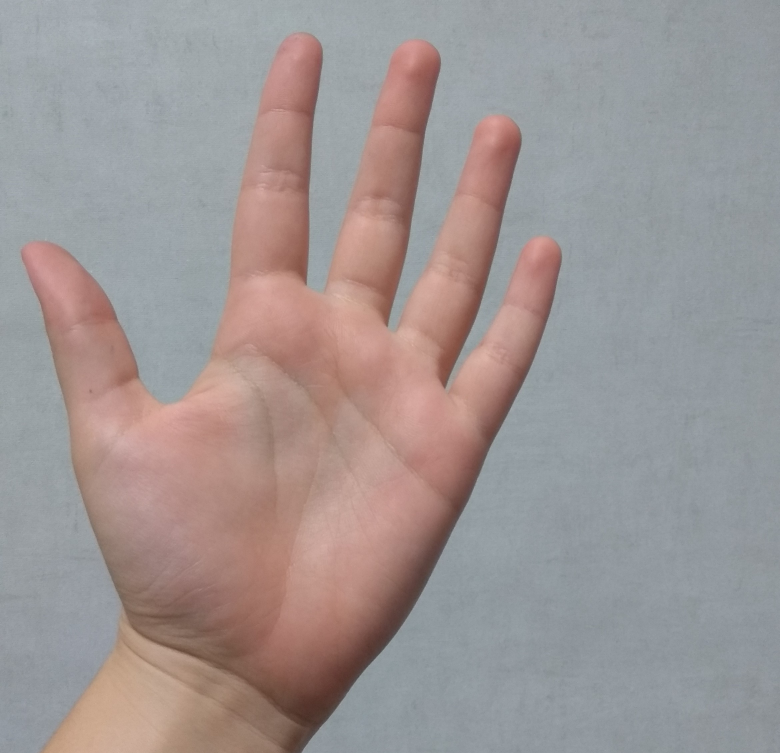
#> input picture test/mano2b.jpg, 2340 x 2259 px (shown at 1/3 size)
$ python main.py
#> lines starting #> are read from the running program, lines starting #| are printed output that depends on the picture; after the words box and inside, x2 and y2 are one past the last pixel; in counts of white or black regions, pixels touching at a corner belong together
### segmentation/skinSegmentation.py
'''
@author: ahguedes
'''
import numpy as np
import cv2
#import utils

class Format():
    BGR = 0,
    RGB = 1

class MultiColorSpace(object):
    '''
    Skin Segmentation using a multi color space thresholding proposed in 10.1109/ICCOINS.2016.7783247
    '''

    def __init__(self, img, format = Format.RGB):
        '''
        Constructor
        '''
        if format != Format.BGR:
            self.inpuImg = cv2.cvtColor(img, cv2.COLOR_BGR2RGB)
        else:
            self.inpuImg = img

    def apply(self):
        kernel = np.ones((5,5),np.uint8)

        rgbNormalized = self.normalizeRGB(self.inpuImg)
        rgbSkinMask = self.skinRGBEval(rgbNormalized)
        #rgbSkinMask = cv2.dilate(rgbSkinMask.astype(np.float32), kernel, 10)
        #rgbSkinMask = cv2.erode(rgbSkinMask.astype(np.float32), kernel, 10)
        hsvSkinMask = self.skinHSVEval(rgbNormalized)
        #hsvSkinMask = cv2.erode(hsvSkinMask.astype(np.float32), kernel, 2)
        #hsvSkinMask = cv2.dilate(hsvSkinMask.astype(np.float32), kernel, 2)

        ycrcbSkinMask = self.skinYCrCbEval(self.inpuImg)
        #ycrcbSkinMask = cv2.dilate(ycrcbSkinMask.astype(np.float32), kernel, 10)
        #ycrcbSkinMask = cv2.erode(ycrcbSkinMask.astype(np.float32), kernel, 10)

        #utils.showImages([rgbSkinMask, hsvSkinMask, ycrcbSkinMask], ["1", "1", "1"], 1, 3)

        multiChannelMask = np.zeros(rgbSkinMask.shape, np.uint)
        multiChannelMask[np.where(rgbSkinMask.astype(np.uint) & hsvSkinMask.astype(np.uint) & ycrcbSkinMask.astype(np.uint))] = 1
        multiChannelMask = np.repeat(multiChannelMask[:,:, np.newaxis], 3, axis=2)

        self.resultImg = np.copy(self.inpuImg)
        self.resultImg *= multiChannelMask

        return self.resultImg

    def getResult(self):
        return self.resultImg

    def normalizeRGB(self, img):
        sumValue = img.sum(axis=2)
        normalizedImg = img.astype("float")
        sumValue = np.expand_dims(sumValue, axis=2)
        sumValue = np.repeat(sumValue, 3, 2)

        normalizedImg /= sumValue

        nanIdx = np.where(np.isnan(normalizedImg))
        normalizedImg[nanIdx[0], nanIdx[1], nanIdx[2]] = 0

        return normalizedImg

    #Generate HSV from a float64 image
    def hsvFromNormalizedRgb(self, normalizedRGB):
        hsvImg = np.zeros(normalizedRGB.shape[0]*normalizedRGB.shape[1]*normalizedRGB.shape[2],
                        dtype=np.float64)
        hsvImg = hsvImg.reshape((normalizedRGB.shape[0],normalizedRGB.shape[1], normalizedRGB.shape[2]))

        #Value Channel
        hsvImg[:, :, 2] = np.amax(normalizedRGB, axis = 2)

        #Saturation Channel
        idx = np.where(hsvImg[:, :, 2] != 0)
        hsvImg[idx[0], idx[1], 1] = (
            hsvImg[idx[0], idx[1], 2] - np.amin(normalizedRGB, axis = 2)[idx[0], idx[1]]
            ) / hsvImg[idx[0], idx[1], 2]

        #Hue Channel
        idxVeqR = np.where(hsvImg[:, :, 2] == normalizedRGB[:,:,0])
        idxVeqG = np.where(hsvImg[:, :, 2] == normalizedRGB[:,:,1])
        idxVeqB = np.where(hsvImg[:, :, 2] == normalizedRGB[:,:,2]  )
        minValues = np.amin(normalizedRGB, axis = 2)

        #if V = R
        hsvImg[idxVeqR[0],idxVeqR[1],0] = (
            60*(normalizedRGB[idxVeqR[0], idxVeqR[1], 1] - normalizedRGB[idxVeqR[0], idxVeqR[1], 2])
            ) / ((hsvImg[idxVeqR[0], idxVeqR[1], 2] - minValues[idxVeqR[0], idxVeqR[1]]) + 1e-10)

        #if V = G
        hsvImg[idxVeqG[0],idxVeqG[1],0] = 2 + (
            60*(normalizedRGB[idxVeqG[0], idxVeqG[1], 2] - normalizedRGB[idxVeqG[0], idxVeqG[1], 0])
            ) / ((hsvImg[idxVeqG[0], idxVeqG[1], 2] - minValues[idxVeqG[0], idxVeqG[1]]) + 1e-10)

        #if V = B
        hsvImg[idxVeqB[0],idxVeqB[1],0] = 4 + (
            60*(normalizedRGB[idxVeqB[0], idxVeqB[1], 0] - normalizedRGB[idxVeqB[0], idxVeqB[1], 1])
            ) / ((hsvImg[idxVeqB[0], idxVeqB[1], 2] - minValues[idxVeqB[0], idxVeqB[1]]) + 1e-10)

        negativeHueIdx = np.where(hsvImg[:,:,0] < 0)
        hsvImg[negativeHueIdx[0], negativeHueIdx[1]] += 360

        return hsvImg

    def skinRGBEval(self, normalizedImg):
        eval = np.zeros(normalizedImg.shape[0]*normalizedImg.shape[1], dtype=np.float64)
        eval = eval.reshape((normalizedImg.shape[0], normalizedImg.shape[1]))
        eval2 = np.zeros(normalizedImg.shape[0]*normalizedImg.shape[1], dtype=np.float64)
        eval2 = eval2.reshape((normalizedImg.shape[0], normalizedImg.shape[1]))
        eval3 = np.zeros(normalizedImg.shape[0]*normalizedImg.shape[1], dtype=np.float64)
        eval3 = eval3.reshape((normalizedImg.shape[0], normalizedImg.shape[1]))

        #Eq 4...
        idx = np.where(normalizedImg[:,:,1]!=0)
        eval[idx[0],idx[1]] = normalizedImg[idx[0],idx[1],0] / normalizedImg[idx[0],idx[1],1]
        evalResult = eval > 1.185

        x = np.power(normalizedImg.sum(axis=2), 2) #para mi, sin sentido... pero si el paper lo dice
        idx = np.where(x != 0)
        eval2[idx[0], idx[1]] = (
            normalizedImg[idx[0],idx[1],0] * normalizedImg[idx[0],idx[1],2]
            ) / x[idx[0],idx[1]]
        eval2Result = eval2 > 0.107

        eval3[idx[0], idx[1]] = (
            normalizedImg[idx[0], idx[1], 0] * normalizedImg[idx[0], idx[1], 1]
            ) / x[idx[0], idx[1]]
        eval3Result = eval3 > 0.112

        finalResult = evalResult & eval2Result & eval3Result
        #skinIndex = np.where(finalResult)
        skinIndex = np.where(evalResult)

        mask = np.zeros(normalizedImg.shape[0]*normalizedImg.shape[1], dtype=np.uint)
        mask = mask.reshape((normalizedImg.shape[0],normalizedImg.shape[1]))
        mask[skinIndex[0], skinIndex[1]] = 1

        mask = mask.astype(np.uint)

        return mask

    def skinHSVEval(self, normalizedImg):
        hsvImg = self.hsvFromNormalizedRgb(normalizedImg)

        evalValChannel = hsvImg[:, :, 2] >= 0.4
        #Eq 12
        evalSatChannel = (hsvImg[:, :, 1] >= 0.2) & (hsvImg[:, :, 1] <= 0.6)
        #Eq 13
        evalHueChannel = (
                ((hsvImg[:, :, 0] >= 0) & (hsvImg[:, :, 0] <= 25)) |
                ((hsvImg[:, :, 0] >= 335) & (hsvImg[:, :, 1] <= 360))
            )

        #evalIdx = np.where(evalValChannel & evalSatChannel & evalHueChannel)
        evalIdx = np.where(evalSatChannel & evalHueChannel)

        mask = np.zeros(normalizedImg.shape[0]*normalizedImg.shape[1], dtype=np.uint)
        mask = mask.reshape((normalizedImg.shape[0], normalizedImg.shape[1]))
        mask[evalIdx[0], evalIdx[1]] = 1

        mask = mask.astype(np.uint)

        return mask

    def skinYCrCbEval(self, rgbImg):
        yCrCbImg = cv2.cvtColor(rgbImg, cv2.COLOR_RGB2YCrCb)
        mask = np.zeros(rgbImg.shape[0]*rgbImg.shape[1], dtype=np.uint)
        mask = mask.reshape((rgbImg.shape[0], rgbImg.shape[1]))

        #Eq 17...
        crEval = (yCrCbImg[:,:,1] > 133) & (yCrCbImg[:,:,1] < 173)
        #Eq 18...
        cbEval = (yCrCbImg[:,:,2] > 77) & (yCrCbImg[:,:,2] < 127)
        evalIdx = np.where(crEval & cbEval)
        mask[evalIdx[0], evalIdx[1]] = 1

        mask = mask.astype(np.uint)

        return mask

### PointCloudData.py
import numpy as np
from matplotlib import pyplot as plt
import random
from scipy import ndimage

import cv2

class Data(object):
    '''
        Remember!!
        In this class, reference points are represented by 0 because of distance transforms operations.
    '''
    def __init__(self, binary_img:np.array, n_ref_points: int):
        pts_ref = np.where(binary_img > 0)
        if len(pts_ref[0]) < n_ref_points:
            print("Number of reference points is bigger than the points from image. It will be reduced")
            n_ref_points = len(pts_ref[0])


        self.img = np.ones(binary_img.shape + (n_ref_points,))
        random_points = np.random.choice(len(pts_ref[0]), n_ref_points, replace=False)

        ref_points_coords = (pts_ref[0][random_points], pts_ref[1][random_points], np.arange(n_ref_points))
        self.img[ref_points_coords] = 0

    def getNumberOfRefPoints(self):
        return self.img.shape[2]

    # [16 lines left out: function getPointCoords, not called in this run]

    def getRefPointCoords(self):
        '''
            Return the X, Y and Z coords in a list with each axes separated.
            The result is ordered  by Z coords.
            ([x_0, x_1, ..., x_n] [y_0, y_1, ..., y_n] [z_0, z_1, ..., z_n])
        '''
        find_pts = np.asarray(np.where(self.img < 1))
        result = self.sortCoordsByDepth(find_pts)
        return (result[0,:], result[1,:], result[2,:])

    def getOtherPointCoords(self):
        '''
            Return the X, Y and Z coords in a list with each axes separated.
            The result is ordered  by Z coords.
            ([x_0, x_1, ..., x_n] [y_0, y_1, ..., y_n] [z_0, z_1, ..., z_n])
        '''
        find_other_pts = np.asarray(np.where(self.img > 0))
        result = self.sortCoordsByDepth(find_other_pts)
        return (result[0,:], result[1,:], result[2,:])

    def sortCoordsByDepth(self, coords_array):
        '''
            This function is used in order to sort the differents coords by
            3rd axis order.

            @params coords_array: array with the coords information where each axis
                is represented in specific row
                [[X_0, .., X_n],
                 [Y_0, .., Y_n],
                 [Z_0, .., Z_n]])
        '''
        stride = len(coords_array[2])

        sorted_z = np.unique(np.sort(coords_array[2]))
        sorted_coords = np.zeros(coords_array.shape[0]*coords_array.shape[1]).astype(np.int64)

        result_idx = 0
        for z_idx in sorted_z.tolist():
            col_idx = np.argwhere(coords_array[2] == z_idx)
            coord_list = col_idx.ravel().tolist()

            for coord_idx in coord_list:
                sorted_coords[result_idx::stride] = coords_array.ravel()[coord_idx::stride]
                result_idx = result_idx + 1

        sorted_coords = sorted_coords.reshape(coords_array.shape)
        return sorted_coords

    def getNormalizedRefPointsCoords(self):
        ref_coords = self.getRefPointCoords()
        x_dim, y_dim, _ = self.img.shape
        x_dim = x_dim/2
        y_dim = y_dim/2
        ref_coords = ((ref_coords[0]-x_dim)/x_dim, ((ref_coords[1]-y_dim)/y_dim))
        return ref_coords

    # [24 lines left out: functions normalizeCoords, invNormalizeCoords, not called in this run]

class TargetData(Data):

    def __init__(self, binary_img:np.array, n_ref_points: int):
        super().__init__(binary_img, n_ref_points)
        self.interpolate()

    def interpolate(self):
        n_pixels = self.img.shape[0]*self.img.shape[1]
        self.dist_transform = ndimage.distance_transform_edt(self.img)
        self.alpha_dist_transform = np.zeros(self.dist_transform.shape)

        pts = self.getOtherPointCoords()   #Background points
        ref_pts = self.getRefPointCoords()  #Reference points

        denom = self.dist_transform[pts].reshape(n_pixels - 1, self.dist_transform.shape[2])
        denom = 1/denom[:]
        inverse_d = np.sum(denom[:], axis=0)  #There is a denominator for each slice

        w_dist = ((1/self.dist_transform[pts]).reshape(n_pixels - 1, self.dist_transform.shape[2]))/inverse_d

        self.alpha_dist_transform[pts] = w_dist.ravel()
        self.alpha_dist_transform[ref_pts] = 1

    def getDistanceTransform(self):
        return self.dist_transform

    def getAlphaDistanceTransform(self):
        return self.alpha_dist_transform

    # [43 lines left out: functions elasticTransform, changeCoordsFormat, not called in this run]

    def show(self):
        plt.imshow(self.img)
        plt.show()

# [9 lines that do not run on import are left out]

### main.py
import numpy as np
import PointCloudData
import cv2
from matplotlib import pyplot as plt

from functools import partial
from pycpd import deformable_registration

from write_vtk_file import write_unstructured_file

from segmentation import skinSegmentation

def visualize(iteration, error, X, Y, ax):
    plt.cla()
    ax.scatter(X[:,0] ,  X[:,1], color='grey', label='Fixed image')
    ax.scatter(Y[:,0] ,  Y[:,1], color='green', label='Moving image')
    plt.text(0.82, 0.92, 'Iteration: {:d}\nError: {:06.10f}'.format(iteration, error), horizontalalignment='center', verticalalignment='center', transform=ax.transAxes, fontsize='x-large')
    ax.legend(loc='upper left', fontsize='x-large')
    plt.draw()
    plt.pause(0.01)

def mariaCosas(coords, values):
    n_pixels = len(coords[0])

    gray_values = np.zeros((n_pixels, 1))
    for idx in range(n_pixels):
        gray_values[idx, 0] = values[coords[0][idx], coords[1][idx]]

    return gray_values

if __name__ == '__main__':


    # [10 lines of commented-out code are left out]
    original_fixed_img = cv2.imread('test/mano2b.jpg')
#> original_fixed_img is the input picture: shape (2259, 2340, 3); mean B, G, R 148.3, 149.1, 158.4
    original_moving_img = cv2.imread('test/mano2b_deform.jpg')
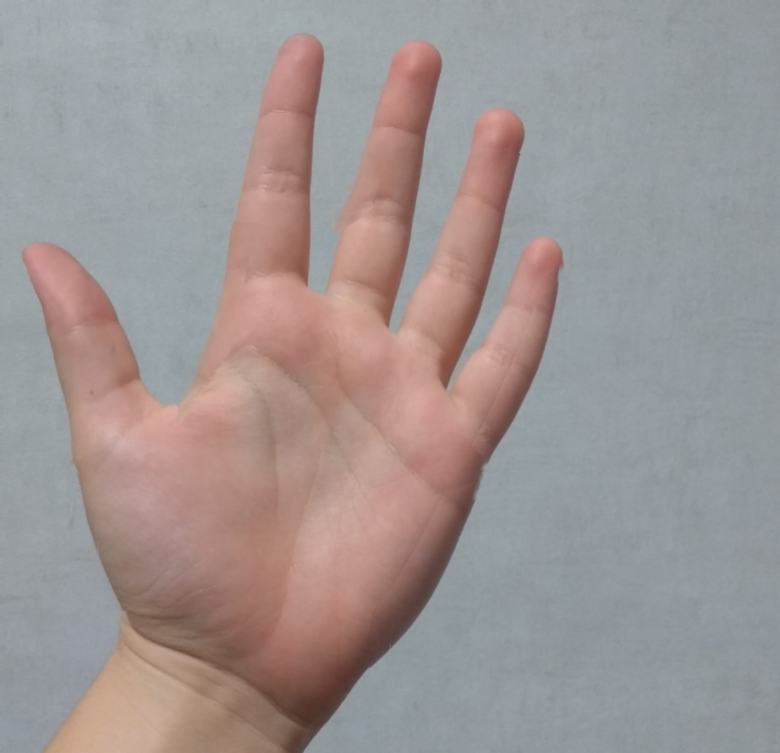
#> input picture test/mano2b_deform.jpg, 2340 x 2259 px (shown at 1/3 size)
#> original_moving_img is the input picture: shape (2259, 2340, 3); mean B, G, R 148, 148.9, 158.4

    original_fixed_img = cv2.resize(original_fixed_img,(240,240))
#> original_fixed_img: shape (240, 240, 3)
    original_moving_img = cv2.resize(original_moving_img,(240,240))
#> original_moving_img: shape (240, 240, 3)

    sk1 = skinSegmentation.MultiColorSpace(original_fixed_img, skinSegmentation.Format.RGB)
    sk2 = skinSegmentation.MultiColorSpace(original_moving_img, skinSegmentation.Format.RGB)

    original_fixed_img = sk1.apply()
#> in normalizeRGB, `normalizedImg /= sumValue`:
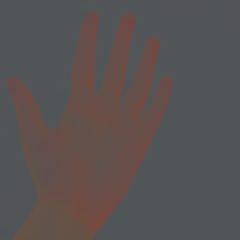
#> normalizedImg: shape (240, 240, 3) float64; mean R, G, B 0.35, 0.326, 0.324
#> in normalizeRGB, `nanIdx = np.where(np.isnan(normalizedImg))`: nanIdx = (empty array, empty array, empty array)
#> in skinRGBEval, `idx = np.where(normalizedImg[:,:,1]!=0)`: idx = 57600 positions, rows 0 to 239, columns 0 to 239
#> in skinRGBEval, `evalResult = eval > 1.185`:
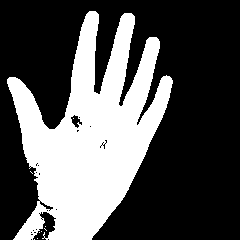
#> evalResult: shape (240, 240) bool; 33.4% white; 9 white regions (8 under 20 px), largest, box (x1, y1, x2, y2) and area: (7, 11, 173, 240) 19251
#> in skinRGBEval, `x = np.power(normalizedImg.sum(axis=2), 2)`: x: shape (240, 240) float64; values 1 (black) and 1 (white), 94.6% white; black in thin lines or dots
#> in skinRGBEval, `eval2Result = eval2 > 0.107`: eval2Result: shape (240, 240) bool; every value is 1
#> in skinRGBEval, `eval3Result = eval3 > 0.112`: eval3Result: shape (240, 240) bool; 35.9% white; 1 white region, box (x1, y1, x2, y2) and area: (6, 10, 173, 240) 20661
#> in skinRGBEval, `skinIndex = np.where(evalResult)`: skinIndex = 19263 positions, rows 11 to 239, columns 7 to 172
#> in hsvFromNormalizedRgb, `idx = np.where(hsvImg[:, :, 2] != 0)`: idx = 57600 positions, rows 0 to 239, columns 0 to 239
#> in hsvFromNormalizedRgb, `idxVeqR = np.where(hsvImg[:, :, 2] == normalizedRGB[:,:,0])`: idxVeqR = 20741 positions, rows 10 to 239, columns 6 to 172
#> in hsvFromNormalizedRgb, `idxVeqG = np.where(hsvImg[:, :, 2] == normalizedRGB[:,:,1])`: idxVeqG = 260 positions, rows 9 to 228, columns 0 to 172
#> in hsvFromNormalizedRgb, `idxVeqB = np.where(hsvImg[:, :, 2] == normalizedRGB[:,:,2]  )`: idxVeqB = 36760 positions, rows 0 to 239, columns 0 to 239
#> in hsvFromNormalizedRgb, `hsvImg[idxVeqG[0],idxVeqG[1],0] = 2 + ( 60*(normalizedRGB[idxVeqG[0], ..`:
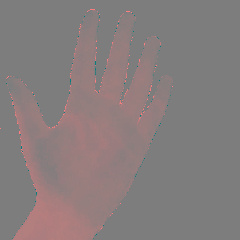
#> hsvImg: shape (240, 240, 3) float64; mean R, G, B 4.7, 0.2, 0.4; drawn with min black and max white
#> in hsvFromNormalizedRgb, `hsvImg[idxVeqB[0],idxVeqB[1],0] = 4 + ( 60*(normalizedRGB[idxVeqB[0], ..`:
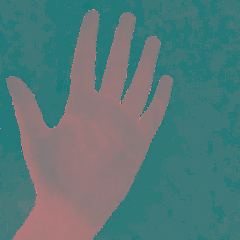
#> hsvImg: shape (240, 240, 3) float64; mean R, G, B -16.2, 0.2, 0.4; drawn with min black and max white
#> in hsvFromNormalizedRgb, `negativeHueIdx = np.where(hsvImg[:,:,0] < 0)`: negativeHueIdx = 36876 positions, rows 0 to 239, columns 0 to 239
#> in skinHSVEval, `evalValChannel = hsvImg[:, :, 2] >= 0.4`: evalValChannel: shape (240, 240) bool; 84.6% white; 76 black regions (64 under 20 px), largest, box (x1, y1, x2, y2) and area: (9, 10, 130, 240) 7064, (118, 36, 161, 116) 462, (93, 12, 136, 100) 357
#> in skinHSVEval, `evalSatChannel = (hsvImg[:, :, 1] >= 0.2) & (hsvImg[:, :, 1] <= 0.6)`: evalSatChannel: shape (240, 240) bool; 33.9% white; 5 white regions (4 under 20 px), largest, box (x1, y1, x2, y2) and area: (7, 11, 173, 240) 19531
#> in skinHSVEval, `evalHueChannel = ( ((hsvImg[:, :, 0] >= 0) & (hsvImg[:, :, 0] <= 25)) ..`: evalHueChannel: shape (240, 240) bool; 34.5% white; 17 white regions (16 under 20 px), largest, box (x1, y1, x2, y2) and area: (6, 10, 173, 240) 19837
#> in skinHSVEval, `evalIdx = np.where(evalSatChannel & evalHueChannel)`: evalIdx = 18951 positions, rows 11 to 239, columns 7 to 172
#> in apply, `hsvSkinMask = self.skinHSVEval(rgbNormalized)`: hsvSkinMask: shape (240, 240) uint64; values 0 (black) and 1 (white), 32.9% white; 23 white regions (22 under 20 px), largest, box (x1, y1, x2, y2) and area: (7, 11, 173, 240) 18905
#> in skinYCrCbEval, `yCrCbImg = cv2.cvtColor(rgbImg, cv2.COLOR_RGB2YCrCb)`: yCrCbImg: shape (240, 240, 3); mean of channels 0, 1, 2 151.8, 132.7, 126
#> in skinYCrCbEval, `crEval = (yCrCbImg[:,:,1] > 133) & (yCrCbImg[:,:,1] < 173)`: crEval: shape (240, 240) bool; 35.2% white; 1 white region, box (x1, y1, x2, y2) and area: (6, 10, 173, 240) 20269
#> in skinYCrCbEval, `cbEval = (yCrCbImg[:,:,2] > 77) & (yCrCbImg[:,:,2] < 127)`: cbEval: shape (240, 240) bool; 35.6% white; 1 white region, box (x1, y1, x2, y2) and area: (6, 10, 173, 240) 20529
#> in skinYCrCbEval, `evalIdx = np.where(crEval & cbEval)`: evalIdx = 20265 positions, rows 10 to 239, columns 6 to 172
#> in apply, `ycrcbSkinMask = self.skinYCrCbEval(self.inpuImg)`: ycrcbSkinMask: shape (240, 240) uint64; values 0 (black) and 1 (white), 35.2% white; 1 white region, box (x1, y1, x2, y2) and area: (6, 10, 173, 240) 20265
    original_moving_img = sk2.apply()
#> in skinRGBEval (call 2), `evalResult = eval > 1.185`: evalResult: shape (240, 240) bool; 34% white; 3 white regions (2 under 20 px), largest, box (x1, y1, x2, y2) and area: (7, 11, 173, 240) 19599
#> in skinRGBEval (call 2), `eval3[idx[0], idx[1]] = ( normalizedImg[idx[0], idx[1], 0] * normalize..`:
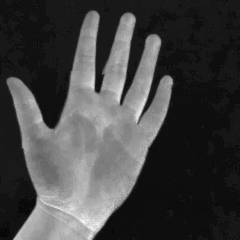
#> eval3: shape (240, 240) float64; min 0.104, max 0.14, mean 0.114; drawn with min black and max white
#> in skinRGBEval (call 2), `eval3Result = eval3 > 0.112`:
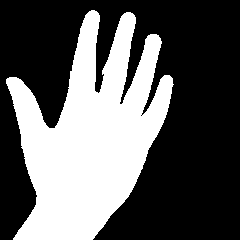
#> eval3Result: shape (240, 240) bool; 36.7% white; 1 white region, box (x1, y1, x2, y2) and area: (6, 10, 174, 240) 21119
#> in skinRGBEval (call 2), `skinIndex = np.where(evalResult)`: skinIndex = 19603 positions, rows 11 to 239, columns 7 to 172

    #Pasar a escala de grises
    original_moving_img = cv2.cvtColor(original_moving_img, cv2.COLOR_RGB2GRAY)
    original_fixed_img = cv2.cvtColor(original_fixed_img, cv2.COLOR_RGB2GRAY)

    canny_fixed_img =  cv2.Canny(original_fixed_img,200,254)
    canny_moving_img =  cv2.Canny(original_moving_img,200,254)
    ################


    n_points = 200
    fixed_pc = PointCloudData.Data(canny_fixed_img, n_points)
#> in __init__, `pts_ref = np.where(binary_img > 0)`: pts_ref = 1767 positions, rows 10 to 239, columns 7 to 172
#> in __init__, `random_points = np.random.choice(len(pts_ref[0]), n_ref_points, replac..`: random_points = 200 values, max 1766 at index 166, min 5 at index 160, mean 869.4
    moving_pc = PointCloudData.TargetData(canny_moving_img, n_points)

    _normalized_fixed_coords = np.asarray(fixed_pc.getNormalizedRefPointsCoords())
    _normalized_moving_coords = np.asarray(moving_pc.getNormalizedRefPointsCoords())

    normalized_fixed_coords = np.zeros((n_points, 2))
    normalized_moving_coords = np.zeros((n_points, 2))

    for idx in range(n_points):
        normalized_fixed_coords[idx] = _normalized_fixed_coords.ravel()[idx::n_points]
        normalized_moving_coords[idx] = _normalized_moving_coords.ravel()[idx::n_points]
#> after the loop, normalized_fixed_coords = 200 pairs, first value -0.908 to 0.992, second value -0.933 to 0.433; normalized_moving_coords = 200 pairs, first value -0.892 to 0.983, second value -0.942 to 0.433

#> (the run stopped early here; a loop or call above may not have finished)
